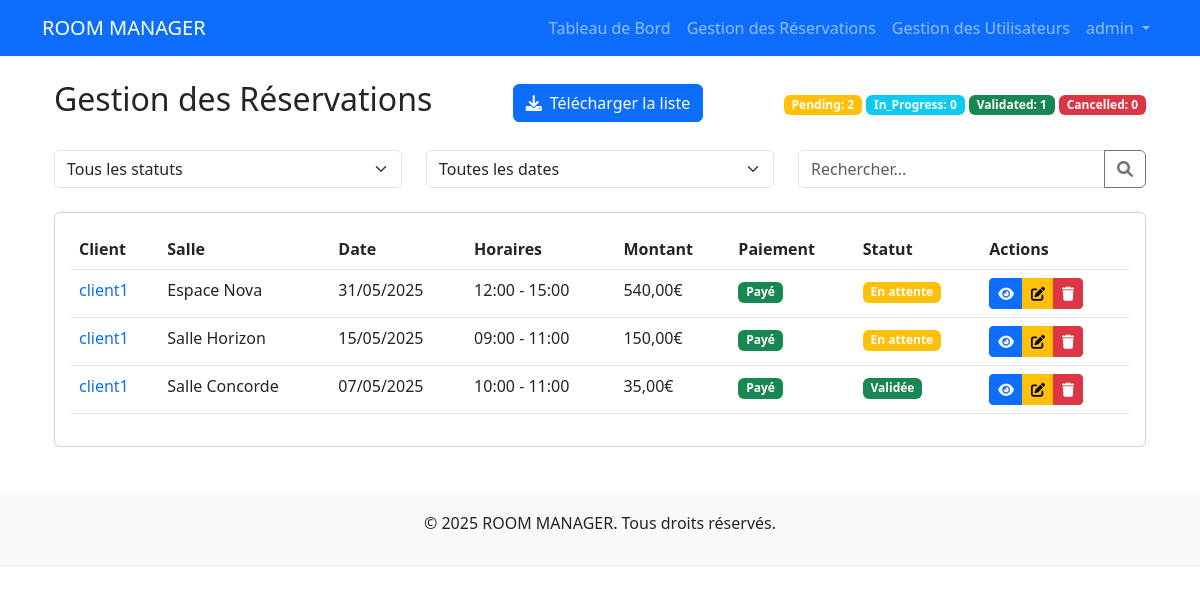
Page /manage/bookings/ (signed in) on the committed database.
### core/models.py (models this page shows, shortened)
class User(AbstractUser):
    ROLE_CHOICES = [
        ('admin', 'Administrateur'),
        ('client', 'Client')
    ]
    phone_number = models.CharField(max_length=20, blank=True)
    address = models.TextField(blank=True)
    role = models.CharField(max_length=10, choices=ROLE_CHOICES, default='client')
    def is_admin_user(self):
        return self.role == 'admin' or self.is_superuser

class Booking(models.Model):
    STATUS_CHOICES = [
        ('pending', 'En attente'),
        ('in_progress', 'En cours'),
        ('validated', 'Validée'),
        ('cancelled', 'Annulée')
    ]
    user = models.ForeignKey(User, on_delete=models.CASCADE)
    room = models.ForeignKey(Room, on_delete=models.CASCADE)
    date = models.DateField()
    start_time = models.TimeField()
    end_time = models.TimeField()
    created_at = models.DateTimeField(auto_now_add=True)
    status = models.CharField(max_length=20, choices=STATUS_CHOICES, default='pending')
    total_amount = models.DecimalField(max_digits=10, decimal_places=2)
    payment_status = models.BooleanField(default=False)

class Room(models.Model):
    name = models.CharField(max_length=100)
    room_type = models.ForeignKey(RoomType, on_delete=models.CASCADE)
    capacity = models.IntegerField()
    price_per_hour = models.DecimalField(max_digits=10, decimal_places=2)
    description = models.TextField()
    image = models.ImageField(upload_to='rooms/')
    is_active = models.BooleanField(default=True)
    equipment = models.ManyToManyField(Equipment, blank=True)

### core/views.py (the view)
    def wrapper(request, *args, **kwargs):
        if not request.user.is_authenticated or not request.user.is_staff:
            messages.error(request, 'Accès refusé. Vous devez être administrateur.')
            return redirect('core:login')
        return view_func(request, *args, **kwargs)

### core/views.py (called while the page is built, shortened)
def admin_required(view_func):
    def wrapper(request, *args, **kwargs):
        if not request.user.is_authenticated or not request.user.is_staff:
            messages.error(request, 'Accès refusé. Vous devez être administrateur.')
            return redirect('core:login')
        return view_func(request, *args, **kwargs)
    return wrapper

@admin_required
def manage_bookings(request):
    bookings = Booking.objects.all().order_by('-created_at')
    status_filter = request.GET.get('status')
    if status_filter:
        bookings = bookings.filter(status=status_filter)
    booking_stats = {
        'pending': Booking.objects.filter(status='pending').count(),
        'in_progress': Booking.objects.filter(status='in_progress').count(),
        'validated': Booking.objects.filter(status='validated').count(),
        'cancelled': Booking.objects.filter(status='cancelled').count()
    }
    context = {
        'bookings': bookings,
        'status_choices': Booking.STATUS_CHOICES,
        'booking_stats': booking_stats
    }
    return render(request, 'core/admin/manage_bookings.html', context)

### core/templates/core/admin/manage_bookings.html (shortened to what this page needs)
{% extends 'core/base.html' %}
{% load static %}
{% block content %}
<div class="container mt-4">
    <div class="d-flex justify-content-between align-items-center mb-4">
        <h2>Gestion des Réservations</h2>
        <a href="{% url 'core:download_bookings_list' %}" class="btn btn-primary">
            <i class="fas fa-download me-2"></i>Télécharger la liste
        </a>
        <div class="stats">
            {% for status, count in booking_stats.items %}
            <span class="badge {% if status == 'pending' %}bg-warning{% elif status == 'in_progress' %}bg-info{% elif status == 'validated' %}bg-success{% else %}bg-danger{% endif %}">
                {{ status|title }}: {{ count }}
            </span>
            {% endfor %}
        </div>
    </div>
    <div class="row mb-4">
        <div class="col-md-4">
            <select class="form-select" id="statusFilter">
                <option value="">Tous les statuts</option>
            </select>
        </div>
        <div class="col-md-4">
            <select class="form-select" id="dateFilter">
                <option value="">Toutes les dates</option>
            </select>
        </div>
        <div class="col-md-4">
            <div class="input-group">
                <input type="text" class="form-control" id="searchBooking" placeholder="Rechercher...">
                <button class="btn btn-outline-secondary" type="button">
                    <i class="fas fa-search"></i>
                </button>
            </div>
        </div>
    </div>
    <div class="card">
        <div class="card-body">
            <div class="table-responsive">
                <table class="table">
                    <thead>
                        <tr>
                            <th>Client</th>
                            <th>Salle</th>
                            <th>Date</th>
                            <th>Horaires</th>
                            <th>Montant</th>
                            <th>Paiement</th>
                            <th>Statut</th>
                            <th>Actions</th>
                        </tr>
                    </thead>
                    <tbody>
                        {% for booking in bookings %}
                        <tr>
                            <td>
                                <a href="#" data-bs-toggle="modal" data-bs-target="#viewUserModal{{ booking.user.id }}" class="text-decoration-none">
                                    {{ booking.user.username }}
                                </a>
                            </td>
                            <td>{{ booking.room.name }}</td>
                            <td>{{ booking.date|date:"d/m/Y" }}</td>
                            <td>{{ booking.start_time|time:"H:i" }} - {{ booking.end_time|time:"H:i" }}</td>
                            <td>{{ booking.total_amount }}€</td>
                            <td>
                                <span class="badge {% if booking.payment_status %}bg-success{% else %}bg-warning{% endif %}">
                                    {{ booking.payment_status|yesno:"Payé,En attente" }}
                                </span>
                            </td>
                            <td>
                                <span class="badge {% if booking.status == 'pending' %}bg-warning
                                                 {% elif booking.status == 'in_progress' %}bg-info
                                                 {% elif booking.status == 'validated' %}bg-success
                                                 {% else %}bg-danger{% endif %}">
                                    {{ booking.get_status_display }}
                                </span>
                            </td>
                            <td>
                                <div class="btn-group">
                                    <button type="button" class="btn btn-sm btn-primary" data-bs-toggle="modal" data-bs-target="#viewBookingModal{{ booking.id }}">
                                        <i class="fas fa-eye"></i>
                                    </button>
                                    <button type="button" class="btn btn-sm btn-warning" data-bs-toggle="modal" data-bs-target="#editStatusModal{{ booking.id }}">
                                        <i class="fas fa-edit"></i>
                                    </button>
                                    <button type="button" class="btn btn-sm btn-danger" data-bs-toggle="modal" data-bs-target="#deleteBookingModal{{ booking.id }}">
                                        <i class="fas fa-trash"></i>
                                    </button>
                                </div>
                            </td>
                        </tr>
                        {% endfor %}
                    </tbody>
                </table>
            </div>
        </div>
    </div>
</div>
{% endblock %}

### core/templates/core/base.html (shortened to what this page needs)
<!DOCTYPE html>
<html lang="fr">
<head>
    <link href="https://cdn.jsdelivr.net/npm/bootstrap@5.3.0/dist/css/bootstrap.min.css" rel="stylesheet">
    <link href="https://cdnjs.cloudflare.com/ajax/libs/font-awesome/6.0.0/css/all.min.css" rel="stylesheet">
</head>
<body>
    <nav class="navbar navbar-expand-lg navbar-dark bg-primary">
        <div class="container">
            <a class="navbar-brand" href="{% url 'core:home' %}">ROOM MANAGER</a>
            <div class="collapse navbar-collapse" id="navbarNav">
                <ul class="navbar-nav">
                    {% if user.is_authenticated %}
                        {% if user.is_admin_user %}
                            <li class="nav-item">
                                <a class="nav-link" href="{% url 'core:dashboard' %}">Tableau de Bord</a>
                            </li>
                            <li class="nav-item">
                                <a class="nav-link" href="{% url 'core:manage_bookings' %}">Gestion des Réservations</a>
                            </li>
                            <li class="nav-item">
                                <a class="nav-link" href="{% url 'core:manage_users' %}">Gestion des Utilisateurs</a>
                            </li>
                        {% else %}
                            <li class="nav-item">
                                <a class="nav-link" href="{% url 'core:booking_list' %}">Mes Réservations</a>
                            </li>
                        {% endif %}
                        <li class="nav-item dropdown">
                            <a class="nav-link dropdown-toggle" href="#" id="navbarDropdown" role="button" data-bs-toggle="dropdown">
                                {{ user.username }}
                            </a>
                        </li>
                    {% endif %}
                </ul>
            </div>
        </div>
    </nav>
    <div class="container mt-4">
        {% block content %}
        {% endblock %}
    </div>
    <footer class="bg-light mt-5 py-3">
        <div class="container text-center">
            <p>&copy; 2025 ROOM MANAGER. Tous droits réservés.</p>
        </div>
    </footer>
</body>
</html>

### rows in the picture
User: username "admin"
Booking: status "Pending", count "2", user.username "client1", room.name "Salle Horizon", date "15/05/2025", start_time "09:00", end_time "11:00", total_amount "150,00", payment_status "Payé", status "En attente"
Booking: status "Validated", count "1", user.username "client1", room.name "Salle Concorde", date "07/05/2025", start_time "10:00", end_time "11:00", total_amount "35,00", payment_status "Payé", status "Validée"
Booking: user.username "client1", room.name "Espace Nova", date "31/05/2025", start_time "12:00", end_time "15:00", total_amount "540,00", payment_status "Payé", status "En attente"

### other values in the picture
{{ status|title }} "In_Progress" "Cancelled"
{{ count }} "0" "0"
